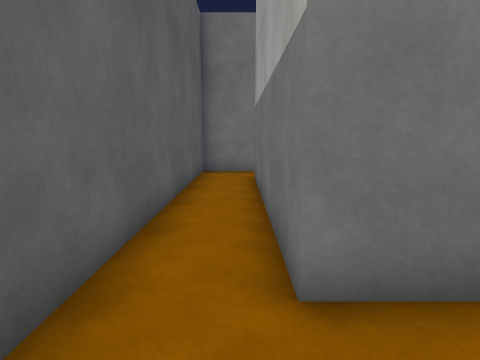
[1] (above)

19 first-person views from a walk through a Unity game level. The camera is 1.4 m above the floor, tilts 8° down and sees 75° across. The floor is counted in squares, 1 m on a side. Each view is taken from the middle of a square. On the plan, view 1 faces up. The plan holds only what a view shows up to about 14 squares ahead; the rest is blank. The place goes on beyond the plan. Surface patterns are stand-ins for the level's own textures.

[2]
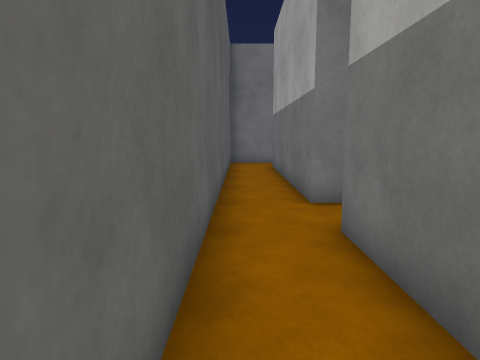

[3]
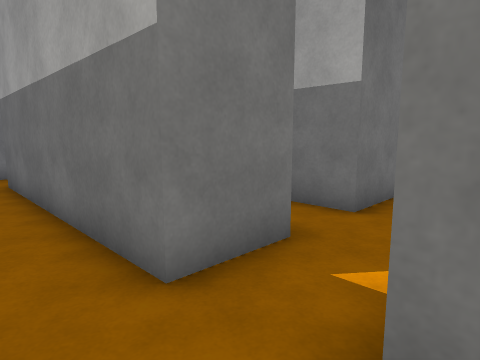

[4]
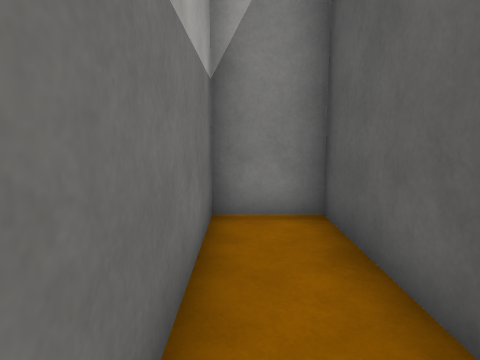

[5]
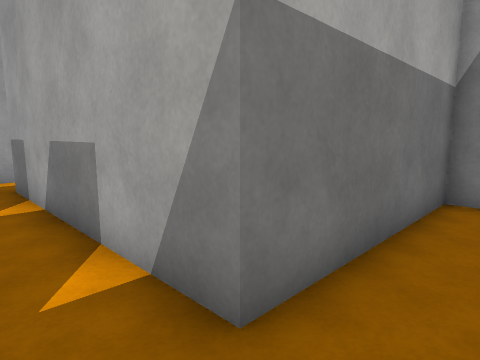

[6]
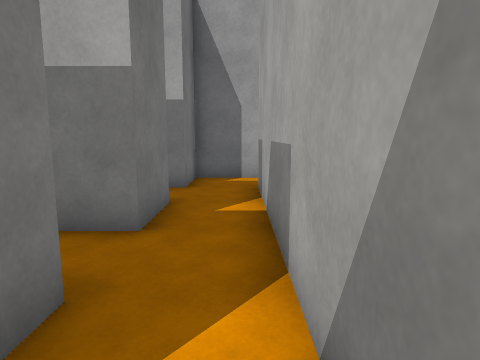

[7]
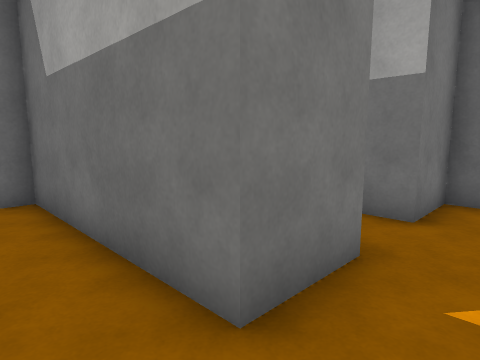

[8]
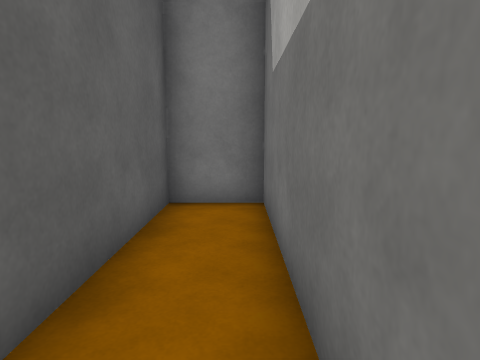

[9]
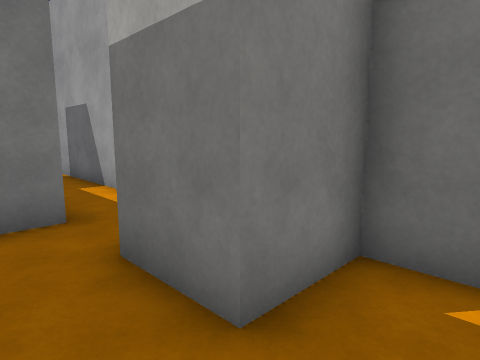

[10]
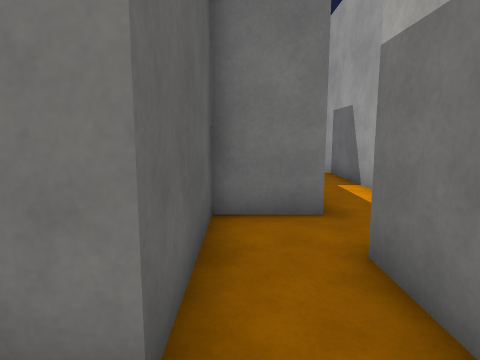

[11]
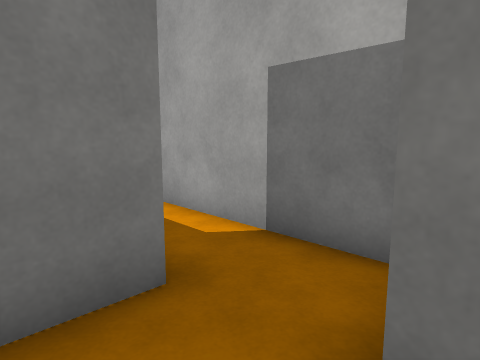

[12]
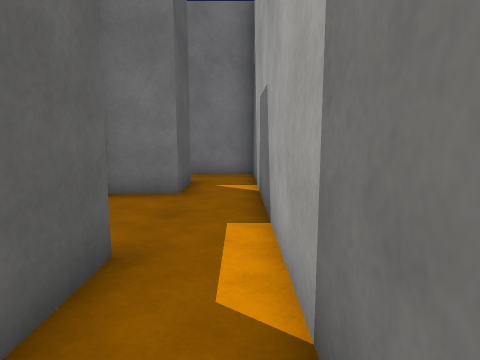

[13]
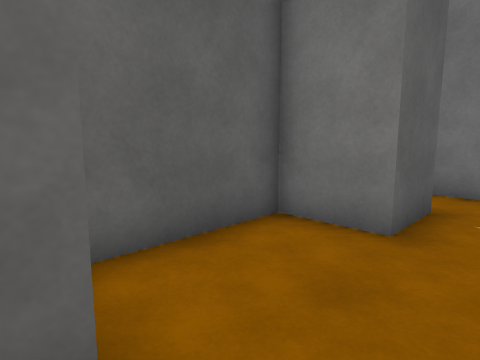

[14]
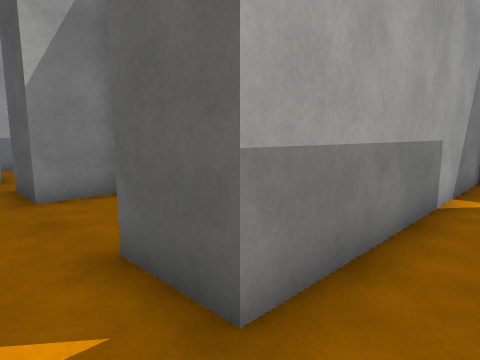

[15]
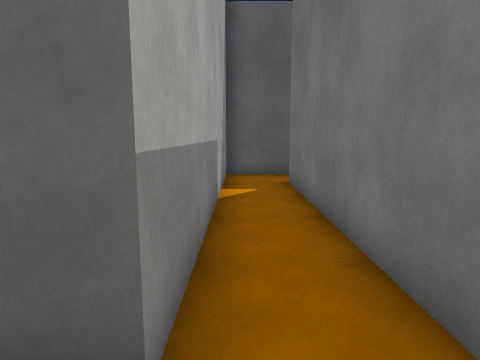

[16]
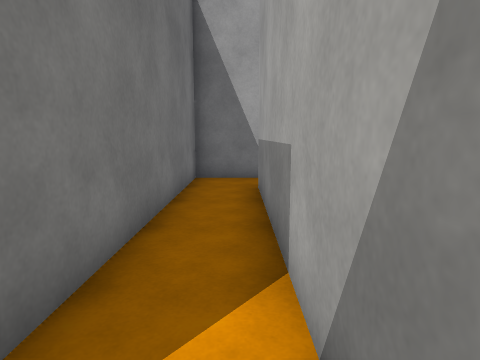

[17]
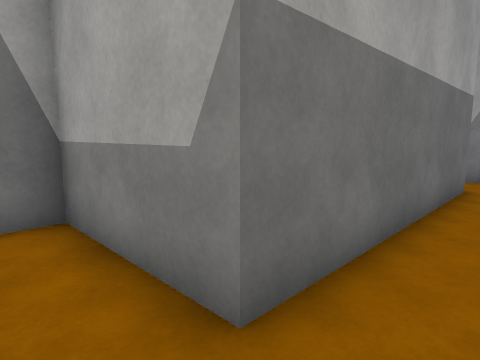

[18]
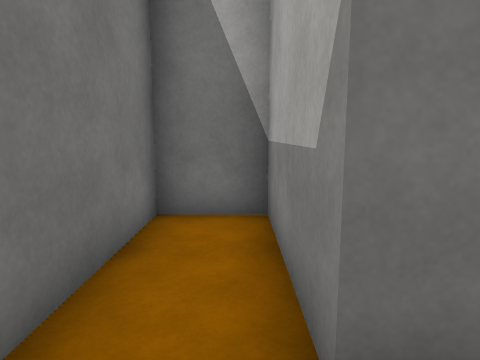

[19]
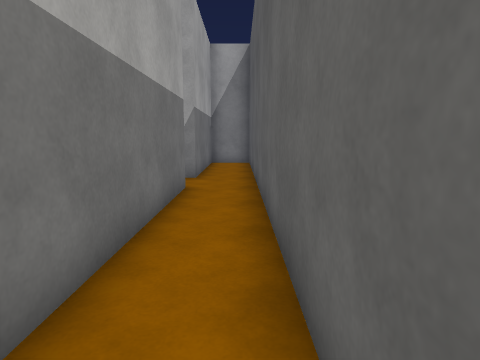

### Floor plan
Points are (right, up) in squares from view 1. A wall is a line through its corners. A room is listed if a view was taken in it or the views show most of it. See-through windows are left out.
Room 1 (views 1, 2, 3, 4, 5, 6, 17, 18, 19)
walls: (0.5, 2.5) (0.5, 10.5) (4.5, 10.5) (4.5, 12.5) (-1.5, 12.5) (-1.5, -5.5) (0.5, -5.5) (0.5, 0.5)
ways out: opening at (1.5, 1.5) to room 2
Room 2 (views 7, 8)
walls: (2.6, 2.5) (0.5, 2.5); (4.5, 2.5) (4.5, 8.5) (2.5, 8.5) (2.5, 3.8); (0.5, 0.5) (4.5, 0.5)
ways out: opening at (1.5, 1.5) to room 1; opening at (5.5, 1.5) to room 3
Room 3 (views 9, 10, 11)
walls: (6.5, 4.5) (6.5, 2.5) (4.5, 2.5); (4.5, 0.5) (8.5, 0.5); (10.5, 0.1) (10.5, 2.5) (8.5, 2.5) (8.5, 4.5)
ways out: opening at (5.5, 1.5) to room 2; opening at (7.5, 3.5) to room 4; opening at (9.5, -0.5)
Room 4 (views 12, 13)
walls: (10.5, 5.1) (10.5, 8.6); (8.5, 8.5) (8.5, 6.5) (6.5, 6.5) (6.5, 4.5)
ways out: opening at (7.5, 3.5) to room 3; opening at (9.5, 7.5) to room 6
Room 5 (views 14, 15, 16)
walls: (-1.5, 16.9) (-1.5, 14.5) (8.5, 14.5); (10.5, 14.5) (10.5, 16.5) (0.5, 16.5)
ways out: opening at (9.5, 13.5) to room 6; opening at (-0.5, 17.5)
Room 6 (no view inside)
walls: (10.5, 8.6) (10.5, 14.5); (6.8, 8.5) (8.5, 8.5); (8.5, 14.5) (8.5, 12.5) (6.5, 12.5) (6.5, 9.1)
ways out: opening at (9.5, 7.5) to room 4; opening at (9.5, 13.5) to room 5

Positions as (right, up) in squares from view 1, and headings:
1: (0, 0), facing up
2: (-1, -4), facing up
3: (-1, 0), facing up-right
4: (0, 0), facing down
5: (-1, 2), facing down-right
6: (0, 1), facing right
7: (3, 1), facing up-right
8: (4, 2), facing up
9: (7, 1), facing up-right
10: (7, 1), facing up
11: (7, 4), facing up-right
12: (10, 5), facing up
13: (10, 8), facing up-left
14: (10, 16), facing down-left
15: (10, 15), facing left
16: (0, 15), facing right
17: (-1, 12), facing down-right
18: (-1, 11), facing right
19: (-1, 11), facing down
